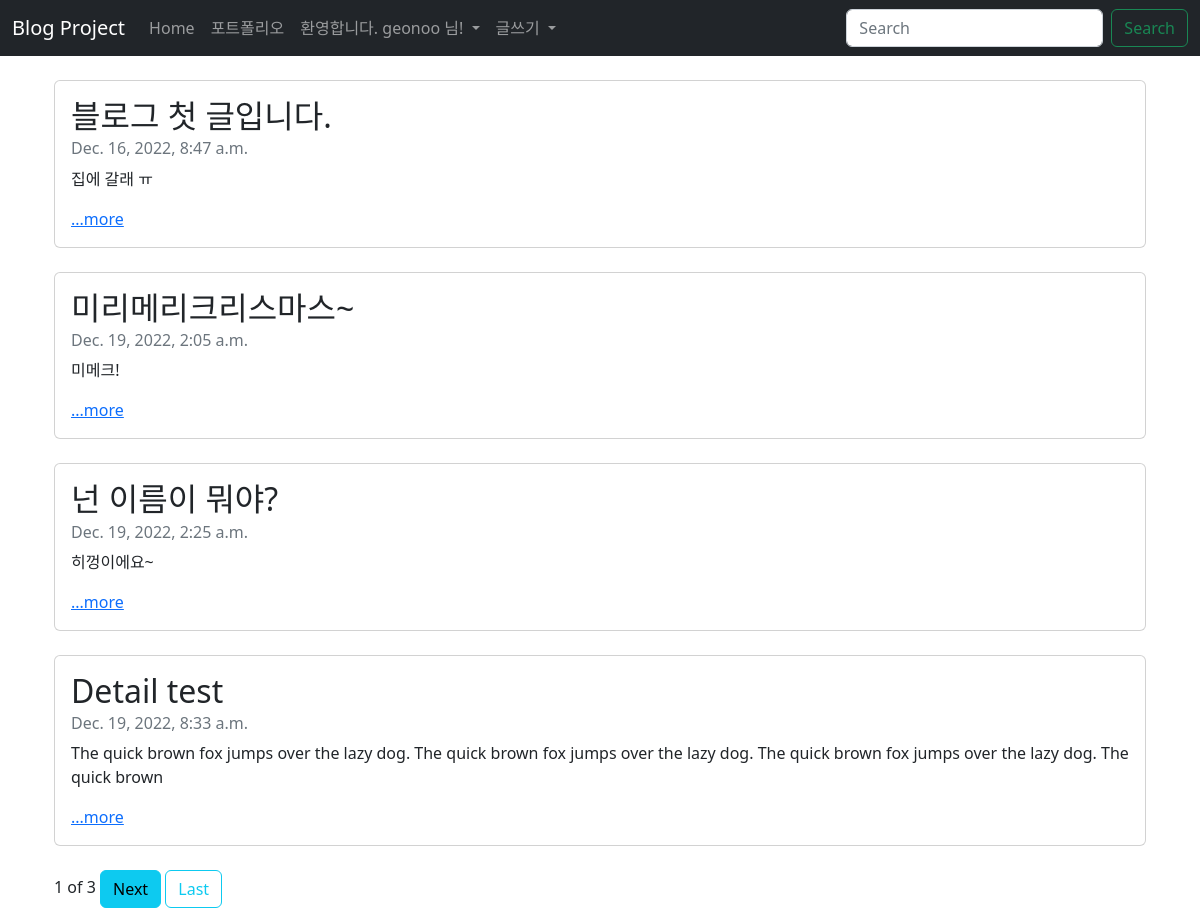
The app's page / (signed in) with its own data.
### blog/models.py (models this page shows, shortened)
class Blog(models.Model):
    title = models.CharField(max_length=200)
    pub_date = models.DateTimeField('date published')
    body = models.TextField()
    def summary(self):   # 글 내용 요약 함수
        return self.body[:150]

### blog/views.py (the view)
# urls.py: 2. Add a URL to urlpatterns:  path('', views.home, name='home')
def home(request):
    blogs = Blog.objects   # 쿼리셋 # 메소드
    blog_list = Blog.objects.all()
    paginator = Paginator(blog_list, 4)
    page = request.GET.get('page')
    posts = paginator.get_page(page)
    return render(request, 'blog/home.html', {'blogs': blogs, 'posts': posts})

### blog/templates/blog/home.html (shortened to what this page needs)
{% extends 'base.html' %}
{% block content %}
    <div class="container">
        {% for blog in posts %}
        <div class="card">
            <div class="card-body">
                <h2 class="card-title">{{blog.title}}</h2>
                <h6 class="card-subtitle mb-2 text-muted">{{blog.pub_date}}</h6>
                <p class="card-text">{{blog.summary}}</p>
                <a href="{% url 'detail' blog.id %}" class="card-link">...more</a>
            </div>
        </div>
        <br>
        {% endfor %}
        <span>{{posts.number}}</span>
        <span>of</span>
        <span>{{posts.paginator.num_pages}}</span>
        {%if posts.has_next%}
        <a class="btn btn-info" href="?page={{posts.next_page_number}}">Next</a>
        <a class="btn btn-outline-info" href="?page={{posts.paginator.num_pages}}">Last</a>
        {%endif%}
    </div>
{% endblock %}

### secondproject/templates/base.html (shortened to what this page needs)
<!DOCTYPE html>
<html lang="en">
<head>
    <link href="https://cdn.jsdelivr.net/npm/bootstrap@5.2.3/dist/css/bootstrap.min.css" rel="stylesheet">
</head>
<body>
    <nav class="navbar navbar-expand-lg navbar-dark bg-dark">
        <div class="container-fluid">
            <a class="navbar-brand" href="{% url 'home' %}">Blog Project</a>
            <div class="collapse navbar-collapse" id="navbarSupportedContent">
                <ul class="navbar-nav me-auto mb-2 mb-lg-0">
                    <li class="nav-item">
                        <a class="nav-link" aria-current="page" href="{% url 'home' %}">Home</a>
                    </li>
                    <li class="nav-item">
                        <a class="nav-link" href="{% url 'portfolio' %}">포트폴리오</a>
                    </li>
                    {% if user.is_authenticated %}
                    <li class="nav-item dropdown">
                    <a class="nav-link dropdown-toggle" href="#" role="button" data-bs-toggle="dropdown" aria-expanded="false"> 환영합니다. {{ user.username }} 님! </a>
                    </li>
                    <li class="nav-item dropdown">
                        <a class="nav-link dropdown-toggle" href="#" role="button" data-bs-toggle="dropdown" aria-expanded="false">
                        글쓰기
                        </a>
                    </li>
                    {% endif %}
                </ul>
                <form class="d-flex" role="search">
                    <input class="form-control me-2" type="search" placeholder="Search" aria-label="Search">
                    <button class="btn btn-outline-success" type="submit">Search</button>
                </form>
            </div>
        </div>
    </nav>
    <br>
    <div class="container">
        {% block content %}
        {% endblock %}
    </div>
</body>
</html>

### records on screen
Blog: title "블로그 첫 글입니다.", pub_date "Dec. 16, 2022, 8:47 a.m.", summary "집에 갈래 ㅠ"
Blog: title "미리메리크리스마스~", pub_date "Dec. 19, 2022, 2:05 a.m.", summary "미메크!"
Blog: title "넌 이름이 뭐야?", pub_date "Dec. 19, 2022, 2:25 a.m.", summary "히껑이에요~"
Blog: title "Detail test", pub_date "Dec. 19, 2022, 8:33 a.m.", summary "The quick brown fox jumps over the lazy dog. The quick brown fox jumps over the lazy dog. The quick brown fox jumps over the lazy dog. The quick brown"

### other values on screen
{{ user.username }} "geonoo"
{{ posts.number }} "1"
{{ posts.paginator.num_pages }} "3"
